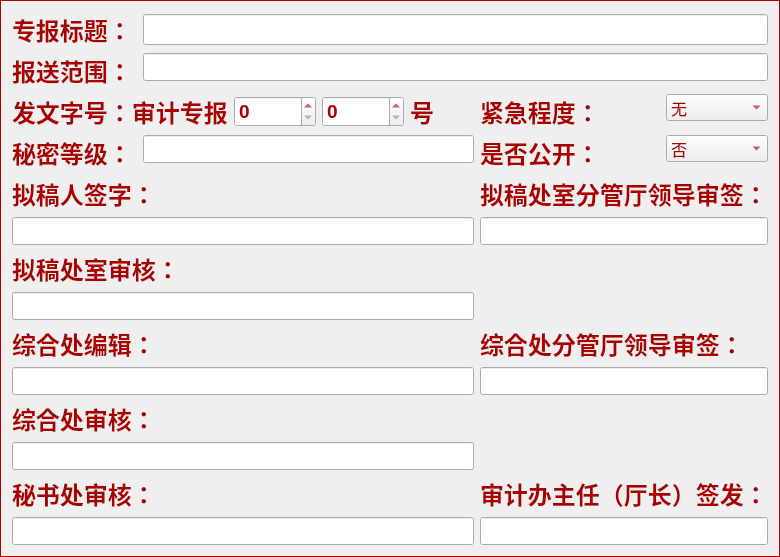
                <widget class="QFrame" name="frame">
                 <property name="styleSheet">
                  <string notr="true">color: rgb(170, 0, 0);</string>
                 </property>
                 <property name="frameShape">
                  <enum>QFrame::Box</enum>
                 </property>
                 <property name="frameShadow">
                  <enum>QFrame::Plain</enum>
                 </property>
                 <property name="lineWidth">
                  <number>1</number>
                 </property>
                 <property name="midLineWidth">
                  <number>1</number>
                 </property>
                 <layout class="QGridLayout" name="gridLayout_4">
                  <item row="7" column="0">
                   <layout class="QFormLayout" name="formLayout_7">
                    <item row="0" column="0">
                     <widget class="QLabel" name="label_11">
                      <property name="minimumSize">
                       <size>
                        <width>125</width>
                        <height>0</height>
                       </size>
                      </property>
                      <property name="font">
                       <font>
                        <pointsize>14</pointsize>
                        <weight>75</weight>
                        <bold>true</bold>
                       </font>
                      </property>
                      <property name="text">
                       <string>&lt;html&gt;&lt;head/&gt;&lt;body&gt;&lt;p&gt;&lt;span style=&quot; font-size:18pt; color:#aa0000;&quot;&gt;综合处审核：&lt;/span&gt;&lt;/p&gt;&lt;/body&gt;&lt;/html&gt;</string>
                      </property>
                     </widget>
                    </item>
                    <item row="1" column="0" colspan="2">
                     <widget class="QLineEdit" name="lineEdit_8">
                      <property name="sizePolicy">
                       <sizepolicy hsizetype="Expanding" vsizetype="Maximum">
                        <horstretch>0</horstretch>
                        <verstretch>0</verstretch>
                       </sizepolicy>
                      </property>
                      <property name="minimumSize">
                       <size>
                        <width>0</width>
                        <height>28</height>
                       </size>
                      </property>
                      <property name="maximumSize">
                       <size>
                        <width>1000</width>
                        <height>28</height>
                       </size>
                      </property>
                      <property name="font">
                       <font>
                        <pointsize>12</pointsize>
                       </font>
                      </property>
                     </widget>
                    </item>
                   </layout>
                  </item>
                  <item row="6" column="1">
                   <layout class="QFormLayout" name="formLayout_15">
                    <item row="0" column="0">
                     <widget class="QLabel" name="label_13">
                      <property name="font">
                       <font>
                        <pointsize>14</pointsize>
                        <weight>75</weight>
                        <bold>true</bold>
                       </font>
                      </property>
                      <property name="text">
                       <string>&lt;html&gt;&lt;head/&gt;&lt;body&gt;&lt;p&gt;&lt;span style=&quot; font-size:18pt; color:#aa0000;&quot;&gt;综合处分管厅领导审签：&lt;/span&gt;&lt;/p&gt;&lt;/body&gt;&lt;/html&gt;</string>
                      </property>
                     </widget>
                    </item>
                    <item row="1" column="0" colspan="2">
                     <widget class="QLineEdit" name="lineEdit_13">
                      <property name="minimumSize">
                       <size>
                        <width>0</width>
                        <height>28</height>
                       </size>
                      </property>
                      <property name="font">
                       <font>
                        <pointsize>12</pointsize>
                       </font>
                      </property>
                     </widget>
                    </item>
                   </layout>
                  </item>
                  <item row="2" column="1">
                   <layout class="QFormLayout" name="formLayout_12">
                    <item row="0" column="0">
                     <widget class="QLabel" name="label_4">
                      <property name="minimumSize">
                       <size>
                        <width>180</width>
                        <height>0</height>
                       </size>
                      </property>
                      <property name="font">
                       <font>
                        <pointsize>14</pointsize>
                        <weight>75</weight>
                        <bold>true</bold>
                       </font>
                      </property>
                      <property name="text">
                       <string>&lt;html&gt;&lt;head/&gt;&lt;body&gt;&lt;p&gt;&lt;span style=&quot; font-size:18pt; color:#aa0000;&quot;&gt;紧急程度：&lt;/span&gt;&lt;/p&gt;&lt;/body&gt;&lt;/html&gt;</string>
                      </property>
                     </widget>
                    </item>
                    <item row="0" column="1">
                     <widget class="QComboBox" name="comboBox_4">
                      <property name="maximumSize">
                       <size>
                        <width>250</width>
                        <height>16777215</height>
                       </size>
                      </property>
                      <property name="font">
                       <font>
                        <pointsize>12</pointsize>
                       </font>
                      </property>
                      <item>
                       <property name="text">
                        <string>无</string>
                       </property>
                      </item>
                      <item>
                       <property name="text">
                        <string>加急</string>
                       </property>
                      </item>
                      <item>
                       <property name="text">
                        <string>特急</string>
                       </property>
                      </item>
                     </widget>
                    </item>
                   </layout>
                  </item>
                  <item row="5" column="0">
                   <layout class="QFormLayout" name="formLayout_6">
                    <item row="0" column="0">
                     <widget class="QLabel" name="label_9">
                      <property name="sizePolicy">
                       <sizepolicy hsizetype="Maximum" vsizetype="Preferred">
                        <horstretch>0</horstretch>
                        <verstretch>0</verstretch>
                       </sizepolicy>
                      </property>
                      <property name="minimumSize">
                       <size>
                        <width>125</width>
                        <height>0</height>
                       </size>
                      </property>
                      <property name="font">
                       <font>
                        <pointsize>14</pointsize>
                        <weight>75</weight>
                        <bold>true</bold>
                       </font>
                      </property>
                      <property name="text">
                       <string>&lt;html&gt;&lt;head/&gt;&lt;body&gt;&lt;p&gt;&lt;span style=&quot; font-size:18pt; color:#aa0000;&quot;&gt;拟稿处室审核：&lt;/span&gt;&lt;/p&gt;&lt;/body&gt;&lt;/html&gt;</string>
                      </property>
                     </widget>
                    </item>
                    <item row="1" column="0" colspan="2">
                     <widget class="QLineEdit" name="lineEdit_9">
                      <property name="minimumSize">
                       <size>
                        <width>0</width>
                        <height>28</height>
                       </size>
                      </property>
                      <property name="font">
                       <font>
                        <pointsize>12</pointsize>
                       </font>
                      </property>
                     </widget>
                    </item>
                   </layout>
                  </item>
                  <item row="3" column="1">
                   <layout class="QFormLayout" name="formLayout_13">
                    <item row="0" column="0">
                     <widget class="QLabel" name="label_6">
                      <property name="minimumSize">
                       <size>
                        <width>180</width>
                        <height>0</height>
                       </size>
                      </property>
                      <property name="font">
                       <font>
                        <pointsize>14</pointsize>
                        <weight>75</weight>
                        <bold>true</bold>
                       </font>
                      </property>
                      <property name="text">
                       <string>&lt;html&gt;&lt;head/&gt;&lt;body&gt;&lt;p&gt;&lt;span style=&quot; font-size:18pt; color:#aa0000;&quot;&gt;是否公开：&lt;/span&gt;&lt;/p&gt;&lt;/body&gt;&lt;/html&gt;</string>
                      </property>
                     </widget>
                    </item>
                    <item row="0" column="1">
                     <widget class="QComboBox" name="comboBox_3">
                      <property name="maximumSize">
                       <size>
                        <width>250</width>
                        <height>16777215</height>
                       </size>
                      </property>
                      <property name="font">
                       <font>
                        <pointsize>12</pointsize>
                       </font>
                      </property>
                      <item>
                       <property name="text">
                        <string>否</string>
                       </property>
                      </item>
                      <item>
                       <property name="text">
                        <string>是</string>
                       </property>
                      </item>
                     </widget>
                    </item>
                   </layout>
                  </item>
                  <item row="1" column="0" colspan="2">
                   <layout class="QFormLayout" name="formLayout_3">
                    <item row="0" column="1">
                     <widget class="QLineEdit" name="lineEdit_2">
                      <property name="minimumSize">
                       <size>
                        <width>0</width>
                        <height>28</height>
                       </size>
                      </property>
                      <property name="font">
                       <font>
                        <pointsize>12</pointsize>
                       </font>
                      </property>
                     </widget>
                    </item>
                    <item row="0" column="0">
                     <widget class="QLabel" name="label_2">
                      <property name="minimumSize">
                       <size>
                        <width>125</width>
                        <height>0</height>
                       </size>
                      </property>
                      <property name="font">
                       <font>
                        <pointsize>14</pointsize>
                        <weight>75</weight>
                        <bold>true</bold>
                       </font>
                      </property>
                      <property name="text">
                       <string>&lt;html&gt;&lt;head/&gt;&lt;body&gt;&lt;p&gt;&lt;span style=&quot; font-size:18pt; color:#aa0000;&quot;&gt;报送范围：&lt;/span&gt;&lt;/p&gt;&lt;/body&gt;&lt;/html&gt;</string>
                      </property>
                     </widget>
                    </item>
                   </layout>
                  </item>
                  <item row="8" column="1">
                   <layout class="QFormLayout" name="formLayout_16">
                    <item row="0" column="0">
                     <widget class="QLabel" name="label_14">
                      <property name="font">
                       <font>
                        <pointsize>14</pointsize>
                        <weight>75</weight>
                        <bold>true</bold>
                       </font>
                      </property>
                      <property name="text">
                       <string>&lt;html&gt;&lt;head/&gt;&lt;body&gt;&lt;p&gt;&lt;span style=&quot; font-size:18pt; color:#aa0000;&quot;&gt;审计办主任（厅长）签发：&lt;/span&gt;&lt;/p&gt;&lt;/body&gt;&lt;/html&gt;</string>
                      </property>
                     </widget>
                    </item>
                    <item row="1" column="0" colspan="2">
                     <widget class="QLineEdit" name="lineEdit_14">
                      <property name="minimumSize">
                       <size>
                        <width>0</width>
                        <height>28</height>
                       </size>
                      </property>
                      <property name="font">
                       <font>
                        <pointsize>12</pointsize>
                       </font>
                      </property>
                     </widget>
                    </item>
                   </layout>
                  </item>
                  <item row="8" column="0">
                   <layout class="QFormLayout" name="formLayout_9">
                    <item row="0" column="0">
                     <widget class="QLabel" name="label_12">
                      <property name="minimumSize">
                       <size>
                        <width>125</width>
                        <height>0</height>
                       </size>
                      </property>
                      <property name="font">
                       <font>
                        <pointsize>14</pointsize>
                        <weight>75</weight>
                        <bold>true</bold>
                       </font>
                      </property>
                      <property name="text">
                       <string>&lt;html&gt;&lt;head/&gt;&lt;body&gt;&lt;p&gt;&lt;span style=&quot; font-size:18pt; color:#aa0000;&quot;&gt;秘书处审核：&lt;/span&gt;&lt;/p&gt;&lt;/body&gt;&lt;/html&gt;</string>
                      </property>
                     </widget>
                    </item>
                    <item row="1" column="0" colspan="2">
                     <widget class="QLineEdit" name="lineEdit_11">
                      <property name="minimumSize">
                       <size>
                        <width>0</width>
                        <height>28</height>
                       </size>
                      </property>
                      <property name="font">
                       <font>
                        <pointsize>12</pointsize>
                       </font>
                      </property>
                     </widget>
                    </item>
                   </layout>
                  </item>
                  <item row="0" column="0" colspan="2">
                   <layout class="QHBoxLayout" name="horizontalLayout_20">
                    <item>
                     <widget class="QLabel" name="label">
                      <property name="minimumSize">
                       <size>
                        <width>125</width>
                        <height>0</height>
                       </size>
                      </property>
                      <property name="maximumSize">
                       <size>
                        <width>16777215</width>
                        <height>16777215</height>
                       </size>
                      </property>
                      <property name="font">
                       <font>
                        <pointsize>14</pointsize>
                        <weight>75</weight>
                        <bold>true</bold>
                       </font>
                      </property>
                      <property name="text">
                       <string>&lt;html&gt;&lt;head/&gt;&lt;body&gt;&lt;p&gt;&lt;span style=&quot; font-size:18pt; color:#aa0000;&quot;&gt;专报标题：&lt;/span&gt;&lt;/p&gt;&lt;/body&gt;&lt;/html&gt;</string>
                      </property>
                     </widget>
                    </item>
                    <item>
                     <widget class="QLineEdit" name="lineEdit">
                      <property name="font">
                       <font>
                        <family>华文楷体</family>
                        <pointsize>12</pointsize>
                        <weight>75</weight>
                        <bold>true</bold>
                       </font>
                      </property>
                     </widget>
                    </item>
                   </layout>
                  </item>
                  <item row="4" column="1">
                   <layout class="QFormLayout" name="formLayout_14">
                    <item row="0" column="0">
                     <widget class="QLabel" name="label_8">
                      <property name="font">
                       <font>
                        <pointsize>14</pointsize>
                        <weight>75</weight>
                        <bold>true</bold>
                       </font>
                      </property>
                      <property name="text">
                       <string>&lt;html&gt;&lt;head/&gt;&lt;body&gt;&lt;p&gt;&lt;span style=&quot; font-size:18pt; color:#aa0000;&quot;&gt;拟稿处室分管厅领导审签：&lt;/span&gt;&lt;/p&gt;&lt;/body&gt;&lt;/html&gt;</string>
                      </property>
                     </widget>
                    </item>
                    <item row="1" column="0" colspan="2">
                     <widget class="QLineEdit" name="lineEdit_12">
                      <property name="minimumSize">
                       <size>
                        <width>0</width>
                        <height>28</height>
                       </size>
                      </property>
                      <property name="font">
                       <font>
                        <pointsize>12</pointsize>
                       </font>
                      </property>
                     </widget>
                    </item>
                   </layout>
                  </item>
                  <item row="2" column="0">
                   <layout class="QHBoxLayout" name="horizontalLayout_12">
                    <item>
                     <widget class="QLabel" name="label_3">
                      <property name="minimumSize">
                       <size>
                        <width>125</width>
                        <height>0</height>
                       </size>
                      </property>
                      <property name="maximumSize">
                       <size>
                        <width>16777215</width>
                        <height>16777215</height>
                       </size>
                      </property>
                      <property name="font">
                       <font>
                        <pointsize>14</pointsize>
                        <weight>75</weight>
                        <bold>true</bold>
                       </font>
                      </property>
                      <property name="text">
                       <string>&lt;html&gt;&lt;head/&gt;&lt;body&gt;&lt;p&gt;&lt;span style=&quot; font-size:18pt; color:#aa0000;&quot;&gt;发文字号：审计专报&lt;/span&gt;&lt;/p&gt;&lt;/body&gt;&lt;/html&gt;</string>
                      </property>
                     </widget>
                    </item>
                    <item>
                     <widget class="QSpinBox" name="spinBox_6">
                      <property name="sizePolicy">
                       <sizepolicy hsizetype="Minimum" vsizetype="Fixed">
                        <horstretch>0</horstretch>
                        <verstretch>0</verstretch>
                       </sizepolicy>
                      </property>
                      <property name="maximumSize">
                       <size>
                        <width>16777215</width>
                        <height>16777215</height>
                       </size>
                      </property>
                      <property name="font">
                       <font>
                        <pointsize>14</pointsize>
                        <weight>75</weight>
                        <bold>true</bold>
                       </font>
                      </property>
                      <property name="maximum">
                       <number>10000</number>
                      </property>
                     </widget>
                    </item>
                    <item>
                     <widget class="QSpinBox" name="spinBox">
                      <property name="sizePolicy">
                       <sizepolicy hsizetype="Minimum" vsizetype="Fixed">
                        <horstretch>0</horstretch>
                        <verstretch>0</verstretch>
                       </sizepolicy>
                      </property>
                      <property name="maximumSize">
                       <size>
                        <width>16777215</width>
                        <height>16777215</height>
                       </size>
                      </property>
                      <property name="font">
                       <font>
                        <pointsize>14</pointsize>
                        <weight>75</weight>
                        <bold>true</bold>
                       </font>
                      </property>
                      <property name="maximum">
                       <number>10000</number>
                      </property>
                     </widget>
                    </item>
                    <item>
                     <widget class="QLabel" name="label_50">
                      <property name="font">
                       <font>
                        <pointsize>14</pointsize>
                        <weight>75</weight>
                        <bold>true</bold>
                       </font>
                      </property>
                      <property name="text">
                       <string>&lt;html&gt;&lt;head/&gt;&lt;body&gt;&lt;p&gt;&lt;span style=&quot; font-size:18pt; color:#aa0000;&quot;&gt;号&lt;/span&gt;&lt;/p&gt;&lt;/body&gt;&lt;/html&gt;</string>
                      </property>
                     </widget>
                    </item>
                    <item>
                     <spacer name="horizontalSpacer_13">
                      <property name="orientation">
                       <enum>Qt::Horizontal</enum>
                      </property>
                      <property name="sizeHint" stdset="0">
                       <size>
                        <width>40</width>
                        <height>20</height>
                       </size>
                      </property>
                     </spacer>
                    </item>
                   </layout>
                  </item>
                  <item row="4" column="0">
                   <layout class="QFormLayout" name="formLayout_2">
                    <item row="0" column="0">
                     <widget class="QLabel" name="label_7">
                      <property name="minimumSize">
                       <size>
                        <width>125</width>
                        <height>0</height>
                       </size>
                      </property>
                      <property name="font">
                       <font>
                        <pointsize>14</pointsize>
                        <weight>75</weight>
                        <bold>true</bold>
                       </font>
                      </property>
                      <property name="text">
                       <string>&lt;html&gt;&lt;head/&gt;&lt;body&gt;&lt;p&gt;&lt;span style=&quot; font-size:18pt; color:#aa0000;&quot;&gt;拟稿人签字：&lt;/span&gt;&lt;/p&gt;&lt;/body&gt;&lt;/html&gt;</string>
                      </property>
                     </widget>
                    </item>
                    <item row="1" column="0" colspan="2">
                     <widget class="QLineEdit" name="lineEdit_7">
                      <property name="minimumSize">
                       <size>
                        <width>0</width>
                        <height>28</height>
                       </size>
                      </property>
                      <property name="font">
                       <font>
                        <pointsize>12</pointsize>
                       </font>
                      </property>
                      <property name="styleSheet">
                       <string notr="true">color: rgb(170, 0, 0);</string>
                      </property>
                     </widget>
                    </item>
                   </layout>
                  </item>
                  <item row="6" column="0">
                   <layout class="QFormLayout" name="formLayout_8">
                    <item row="0" column="0">
                     <widget class="QLabel" name="label_10">
                      <property name="minimumSize">
                       <size>
                        <width>125</width>
                        <height>0</height>
                       </size>
                      </property>
                      <property name="font">
                       <font>
                        <pointsize>14</pointsize>
                        <weight>75</weight>
                        <bold>true</bold>
                       </font>
                      </property>
                      <property name="text">
                       <string>&lt;html&gt;&lt;head/&gt;&lt;body&gt;&lt;p&gt;&lt;span style=&quot; font-size:18pt; color:#aa0000;&quot;&gt;综合处编辑：&lt;/span&gt;&lt;/p&gt;&lt;/body&gt;&lt;/html&gt;</string>
                      </property>
                     </widget>
                    </item>
                    <item row="1" column="0" colspan="2">
                     <widget class="QLineEdit" name="lineEdit_10">
                      <property name="minimumSize">
                       <size>
                        <width>0</width>
                        <height>28</height>
                       </size>
                      </property>
                      <property name="font">
                       <font>
                        <pointsize>12</pointsize>
                       </font>
                      </property>
                     </widget>
                    </item>
                   </layout>
                  </item>
                  <item row="3" column="0">
                   <layout class="QFormLayout" name="formLayout_5">
                    <item row="0" column="0">
                     <widget class="QLabel" name="label_5">
                      <property name="minimumSize">
                       <size>
                        <width>125</width>
                        <height>0</height>
                       </size>
                      </property>
                      <property name="font">
                       <font>
                        <pointsize>14</pointsize>
                        <weight>75</weight>
                        <bold>true</bold>
                       </font>
                      </property>
                      <property name="text">
                       <string>&lt;html&gt;&lt;head/&gt;&lt;body&gt;&lt;p&gt;&lt;span style=&quot; font-size:18pt; color:#aa0000;&quot;&gt;秘密等级：&lt;/span&gt;&lt;/p&gt;&lt;/body&gt;&lt;/html&gt;</string>
                      </property>
                     </widget>
                    </item>
                    <item row="0" column="1">
                     <widget class="QLineEdit" name="lineEdit_5">
                      <property name="minimumSize">
                       <size>
                        <width>0</width>
                        <height>28</height>
                       </size>
                      </property>
                      <property name="font">
                       <font>
                        <pointsize>12</pointsize>
                       </font>
                      </property>
                     </widget>
                    </item>
                   </layout>
                  </item>
                 </layout>
                </widget>
